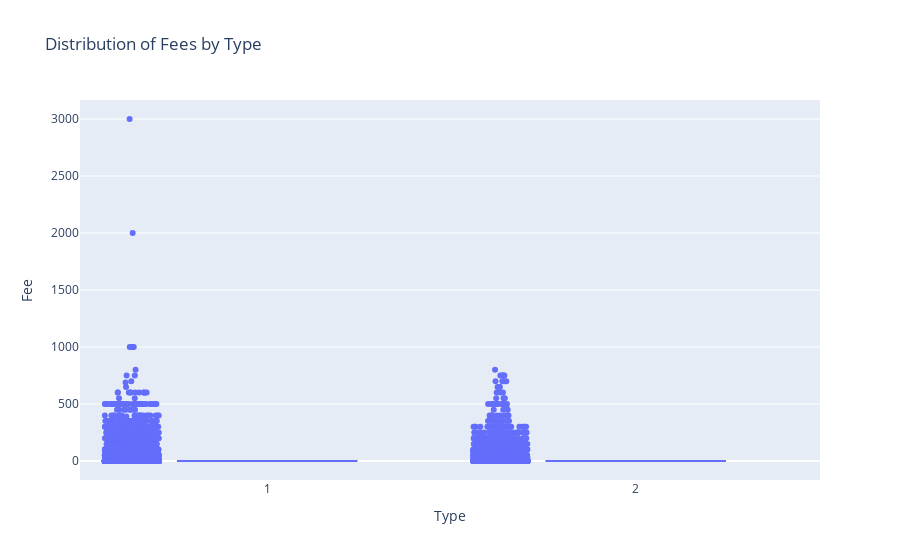

The notebook cell this image was saved under:
### Code cell
# Fee allocation by type
fig = px.box(df_train, x="Type", y="Fee", points="all", title="Distribution of Fees by Type")

fig.update_layout(
    xaxis_title="Type",
    yaxis_title="Fee"
)

fig.show()

### Figure 1 — Plotly figure (JSON) as saved in the notebook; plotly's stock layout.template omitted (floating-point values rounded to 4 significant figures; data arrays with more than 128 entries replaced by an {"elided": "..."} marker saying what was removed)
{"data": [{"alignmentgroup": "True", "boxpoints": "all", "hovertemplate": "Type=%{x}<br>Fee=%{y}<extra></extra>", "legendgroup": "", "marker": {"color": "#636efa"}, "name": "", "notched": false, "offsetgroup": "", "orientation": "v", "showlegend": false, "type": "box", "x": {"elided": "14993 int values"}, "x0": " ", "xaxis": "x", "y": {"elided": "14993 int values"}, "y0": " ", "yaxis": "y"}], "layout": {"boxmode": "group", "legend": {"tracegroupgap": 0}, "title": {"text": "Distribution of Fees by Type"}, "xaxis": {"anchor": "y", "domain": [0, 1], "title": {"text": "Type"}}, "yaxis": {"anchor": "x", "domain": [0, 1], "title": {"text": "Fee"}}}}
